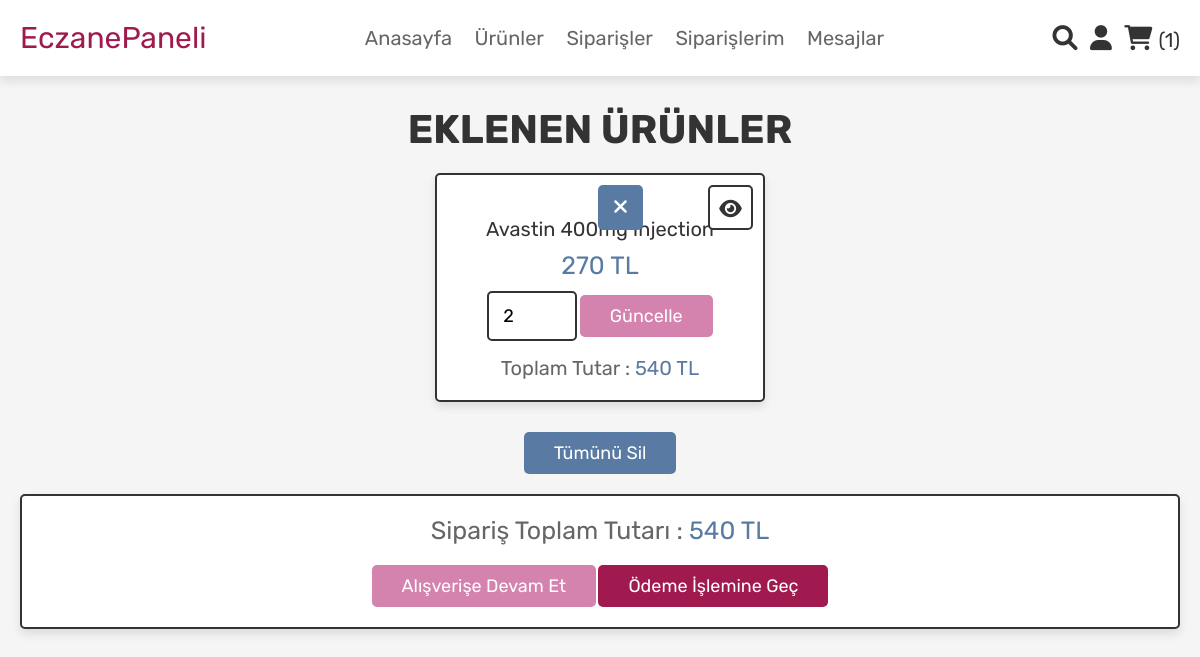
Screenshot of /pharmacyyy/eczane_cart.php (signed in) with the database file from the repository.
### tables this page shows
CREATE TABLE `cart` (
  `id` int NOT NULL,
  `user_id` int NOT NULL,
  `product_id` int NOT NULL,
  `name` varchar(300) NOT NULL,
  `price` int NOT NULL,
  `quantity` int NOT NULL,
  `image` varchar(100) NOT NULL
);

### pharmacyyy/eczane_cart.php (the view, shortened to what this page needs)
<!DOCTYPE html>
<html lang="en">
<head>
   <link rel="stylesheet" href="https://cdnjs.cloudflare.com/ajax/libs/font-awesome/6.0.0/css/all.min.css">
   <link rel="stylesheet" href="css/admin_style.css">
</head>
<body>
<?php @include 'eczane_header.php'; ?>
<section class="shopping-cart">
    <h1 class="title">EKLENEN ÜRÜNLER</h1>
    <div class="box-container">
    <?php
        $grand_total = 0;
        $select_cart = mysqli_query($conn, "SELECT * FROM `cart` WHERE user_id = '$user_id'") or die('query failed');
        if(mysqli_num_rows($select_cart) > 0){
            while($fetch_cart = mysqli_fetch_assoc($select_cart)){
    ?>
    <div  class="box">
        <a href="eczane_cart.php?delete=<?php echo $fetch_cart['id']; ?>" class="fas fa-times" onclick="return confirm('Sepetten silinsin mi?');"></a>
        <a href="eczane_view_page.php?product_id=<?php echo $fetch_cart['product_id']; ?>" class="fas fa-eye"></a>
        <div class="name"><?php echo $fetch_cart['name']; ?></div>
        <div class="price"><?php echo $fetch_cart['price']; ?> TL</div>
        <form action="" method="post">
            <input type="number" min="1" value="<?php echo $fetch_cart['quantity']; ?>" name="cart_quantity" class="qty">
            <input type="submit" value="Güncelle" class="option-btn" name="update_quantity">
        </form>
        <div class="sub-total"> Toplam Tutar : <span><?php echo $sub_total = ($fetch_cart['price'] * $fetch_cart['quantity']); ?> TL</span> </div>
    </div>
    <?php
    $grand_total += $sub_total;
        }
    }else{
        echo '<p class="empty">Sepetiniz boş</p>';
    }
    ?>
    </div>
    <div class="more-btn">
        <a href="eczane_cart.php?delete_all" class="delete-btn <?php echo ($grand_total > 1)?'':'disabled' ?>" onclick="return confirm('Sepetteki her şey silinsin mi?');">Tümünü Sil</a>
    </div>
    <div class="cart-total">
        <p>Sipariş Toplam Tutarı : <span><?php echo $grand_total; ?> TL</span></p>
        <a href="eczane_shop.php" class="option-btn">Alışverişe Devam Et</a>
        <a href="eczane_checkout.php" class="btn  <?php echo ($grand_total > 1)?'':'disabled' ?>">Ödeme İşlemine geç</a>
    </div>
</section>
</body>
</html>

### pharmacyyy/css/admin_style.css (style rules this page uses)
:root { --pink:#a01a4f; --red:#597aa2; --orange:#d482ae; --black:#333; --white:#fff; --light-color:#666; --light-white:#ccc; --light-bg:#f5f5f5; --border:.2rem solid var(--black); --box-shadow:0 .5rem 1rem rgba(0,0,0,.1); }
* { font-family: 'Rubik', sans-serif; margin:0; padding:0; box-sizing: border-box; outline: none; border:none; text-decoration: none; transition:all .2s linear; }
html { font-size: 62.5%; overflow-x: hidden; scroll-behavior: smooth; scroll-padding-top: 6.5rem; }
body { background: var(--light-bg); }
section { padding:3rem 2rem; }
.title { text-align: center; margin-bottom: 2rem; color:var(--black); text-transform: uppercase; font-size: 4rem; }
.btn, .delete-btn, .option-btn { display: inline-block; border-radius: .5rem; margin-top: 1rem; font-size: 1.8rem; color:var(--white); cursor: pointer; padding:1rem 3rem; text-transform: capitalize; }
.btn { background-color: var(--pink); }
.delete-btn { background-color: var(--red); }
.option-btn { background-color: var(--orange); }
.more-btn { margin-top: 2rem; text-align: center; }
.shopping-cart .box-container { max-width: 1200px; margin:0 auto; display: grid; grid-template-columns: repeat(auto-fit, 33rem); gap:1.5rem; align-items: flex-start; justify-content: center; }
.shopping-cart .box-container .box { padding:2rem; text-align: center; background-color: var(--white); border:var(--border); box-shadow: var(--box-shadow); border-radius: .5rem; position: relative; }
.shopping-cart .box-container .box .fa-eye, .shopping-cart .box-container .box .fa-times { position: absolute; top:1rem; height: 4.5rem; width: 4.5rem; line-height: 4.3rem; font-size: 2rem; border-radius: .5rem; }
.shopping-cart .box-container .box .fa-eye { right:1rem; border:var(--border); background-color: var(--white); color:var(--black); }
.shopping-cart .box-container .box .fa-times { background-color: var(--red); color:var(--white); }
.shopping-cart .box-container .box .name { font-size: 2rem; color:var(--black); margin:1rem 0; }
.shopping-cart .box-container .box .price { font-size: 2.5rem; color:var(--red); margin:.5rem 0; }
.shopping-cart .box-container .box .qty { width: 9rem; padding:1.2rem 1.4rem; border-radius: .5rem; border:var(--border); font-size: 1.8rem; }
.shopping-cart .box-container .box .sub-total { margin-top: 1.5rem; font-size: 2rem; color:var(--light-color); }
.shopping-cart .box-container .box .sub-total span { color:var(--red); }
.shopping-cart .cart-total { max-width: 1200px; margin:0 auto; padding:2rem; text-align: center; background-color: var(--white); border:var(--border); box-shadow: var(--box-shadow); border-radius: .5rem; margin-top: 2rem; }
.shopping-cart .cart-total p { font-size: 2.5rem; color:var(--light-color); margin-bottom: 1rem; }
.shopping-cart .cart-total p span { color:var(--red); }

### rows the page displays
cart: name "Avastin 400mg Injection…", price "270", cart_quantity "2", $sub_total = ($fetch_cart['price'] * $fetch_cart['quantity']) "540"

### other values shown
$cart_count "1"
$grand_total "540"
